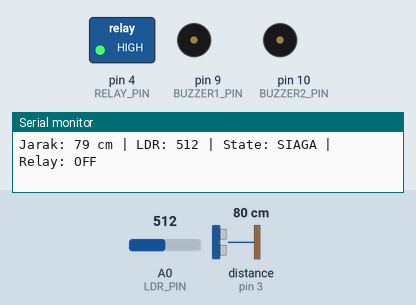
A sketch run on a simulated Arduino Uno, built with avr-gcc and run on an emulated ATmega328P. Shown: switched loads named in the sketch (green lamp = pin HIGH), buzzer (waves = sounding, pin HIGH), the last lines printed to the serial monitor. Wiring (inferred from the names in the program): ultrasonic range finder: trigger pin 2; echo pin 3. The inputs (shaded band) are chosen by the test bench; at power-on: A0 (LDR_PIN) = 512, distance to the obstacle (sensor on pin 3) 80 cm. The echo pulse lasts 58.3 µs per cm; pins used as bus, display or sensor lines are not drawn.

Above: at 1.2 s.
1.3 s: A0 (LDR_PIN) set to 838
2.8 s: A0 (LDR_PIN) set to 865
At 2.97 s:
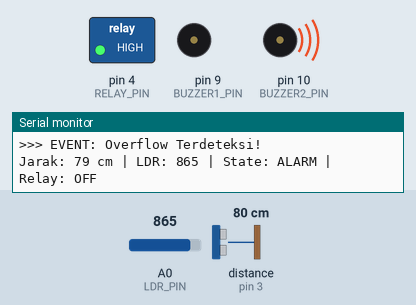
Timing chart, 0 to 11.8 s (numbered marks = the images above; inputs shaded):
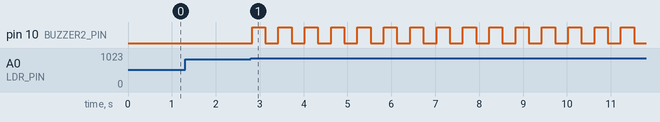

Measured:
- the behaviour switches between 849 and 850 on A0 (LDR_PIN) (found by bisection; images 0 and 1)
- after the input at 2.8 s, pin 10 (BUZZER2_PIN): alternates HIGH for 0.30 s and LOW for 0.30 s, starting at once

The sketch:

Suction_Pump.ino
```cpp
const int TRIGGER_PIN = 2;
const int ECHO_PIN = 3;
const int RELAY_PIN = 4;
const int BUZZER1_PIN = 9;
const int BUZZER2_PIN = 10;
const int LDR_PIN = A0;

// Pengaturan Sensitivitas (Bisa Diubah Sesuai Kebutuhan)
const int BATAS_JARAK_AKTIVASI = 20;
const int AMBANG_BATAS_CAHAYA = 850;

// Pengaturan Waktu
const long INTERVAL_BACA_SENSOR = 100;
const long INTERVAL_ALARM_BIP = 300;
const long JEDA_TOGGLE = 500;
const int DURASI_INDIKATOR_BIP = 100;

// State Machine
enum AlatState {
  SIAGA,
  ALARM_PENUH
};
AlatState currentState = SIAGA;

// Variabel Global
long distance = 0;
int nilaiLDR = 0;
unsigned long waktuSebelumnya_sensor = 0;
unsigned long waktuSebelumnya_alarm = 0;
unsigned long waktuTerakhirToggle = 0;
bool isRelayActive = false;
bool objekTerdeteksiSebelumnya = false;
bool sedangBip = false;
unsigned long waktuMulaiBip = 0;

// Fungsi untuk menghindari kompilasi
void kontrolRelay(bool aktif);
void ubahState(AlatState newState);
void bacaSensor();
void jalankanStateSiaga();
void jalankanStateAlarmPenuh();
void cetakStatusDebug();

// Fungsi Setup
void setup() {
  Serial.begin(9600);
  pinMode(TRIGGER_PIN, OUTPUT);
  pinMode(ECHO_PIN, INPUT);
  pinMode(RELAY_PIN, OUTPUT);
  pinMode(BUZZER1_PIN, OUTPUT);
  pinMode(BUZZER2_PIN, OUTPUT);
  pinMode(LDR_PIN, INPUT);
  kontrolRelay(false);
  Serial.println("--- Sistem Suction Pump Siap ---");
}

// Fungsi Loop Utama
void loop() {
  bacaSensor();

  if (nilaiLDR >= AMBANG_BATAS_CAHAYA) {
    if (currentState != ALARM_PENUH) {
      Serial.println(">>> EVENT: Overflow Terdeteksi!");
      ubahState(ALARM_PENUH);
    }
  } else {
    if (currentState != SIAGA) {
      Serial.println(">>> EVENT: Kondisi Normal Kembali");
      ubahState(SIAGA);
    }
  }

  switch (currentState) {
    case SIAGA:
      jalankanStateSiaga();
      break;
    case ALARM_PENUH:
      jalankanStateAlarmPenuh();
      break;
  }
}

// Logika Setiap State
void jalankanStateSiaga() {
  digitalWrite(BUZZER2_PIN, LOW);
  if (sedangBip && (millis() - waktuMulaiBip > DURASI_INDIKATOR_BIP)) {
    digitalWrite(BUZZER1_PIN, LOW);
    sedangBip = false;
  }
  bool objekTerdeteksiSekarang = (distance > 0 && distance <= BATAS_JARAK_AKTIVASI);
  if (objekTerdeteksiSekarang && !objekTerdeteksiSebelumnya) {
    if (millis() - waktuTerakhirToggle > JEDA_TOGGLE) {
      isRelayActive = !isRelayActive;
      kontrolRelay(isRelayActive);
      waktuTerakhirToggle = millis();
      digitalWrite(BUZZER1_PIN, HIGH);
      sedangBip = true;
      waktuMulaiBip = millis();
      Serial.print(">>> EVENT: TOGGLE! Relay -> ");
      Serial.println(isRelayActive ? "ON" : "OFF");
    }
  }
  objekTerdeteksiSebelumnya = objekTerdeteksiSekarang;
}

void jalankanStateAlarmPenuh() {
  kontrolRelay(false);
  isRelayActive = false;
  digitalWrite(BUZZER1_PIN, LOW);
  unsigned long waktuSekarang = millis();
  if (waktuSekarang - waktuSebelumnya_alarm >= INTERVAL_ALARM_BIP) {
    waktuSebelumnya_alarm = waktuSekarang;
    digitalWrite(BUZZER2_PIN, !digitalRead(BUZZER2_PIN));
  }
}


// Fungsi Bantu
void bacaSensor() {
  unsigned long waktuSekarang = millis();
  if (waktuSekarang - waktuSebelumnya_sensor >= INTERVAL_BACA_SENSOR) {
    waktuSebelumnya_sensor = waktuSekarang;
    digitalWrite(TRIGGER_PIN, LOW);
    delayMicroseconds(2);
    digitalWrite(TRIGGER_PIN, HIGH);
    delayMicroseconds(10);
    digitalWrite(TRIGGER_PIN, LOW);
    long durasi = pulseIn(ECHO_PIN, HIGH, 25000);
    distance = durasi / 58.2;
    nilaiLDR = analogRead(LDR_PIN);
    cetakStatusDebug();
  }
}

void kontrolRelay(bool aktif) {
  if (aktif) {
    digitalWrite(RELAY_PIN, LOW);
  } else {
    digitalWrite(RELAY_PIN, HIGH);
  }
}

void ubahState(AlatState newState) {
  if (currentState != newState) {
    currentState = newState;
  }
}

void cetakStatusDebug() {
  Serial.print("Jarak: ");
  Serial.print(distance);
  Serial.print(" cm | LDR: ");
  Serial.print(nilaiLDR);
  Serial.print(" | State: ");
  if (currentState == SIAGA) {
    Serial.print("SIAGA");
  } else {
    Serial.print("ALARM");
  }
  Serial.print(" | Relay: ");
  Serial.println(isRelayActive ? "ON" : "OFF");
}
```
